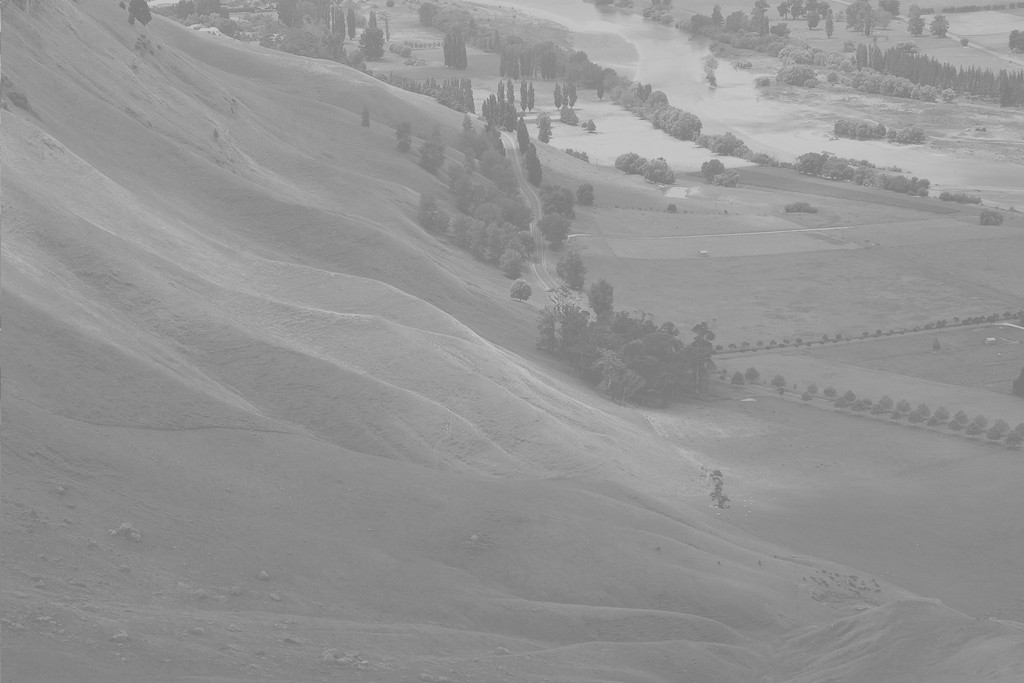
#> input picture hist_equ.jpg, 1024 x 683 px, given in place of street_video.mp4, which was not available
$ python image_processing.py   (older library calls are emulated)
#> lines starting #> are read from the running program, lines starting #| are printed output that depends on the picture; after the words box and inside, x2 and y2 are one past the last pixel; in counts of white or black regions, pixels touching at a corner belong together; pictures that were not available may be replaced by others from this repository, and a replacement may not be noted
# -*- coding: utf-8 -*-
"""
Created on Thu May 11 23:54:59 2023

@author: Mehmet Emin Ak
"""
#%% Video Okuma
import os
import cv2
import time

video_name = "street_video.mp4"

cap = cv2.VideoCapture(video_name)

print(cap.get(3))

if cap.isOpened() == False :
    print("Hata")


while True :
    ret , frame = cap.read()
#> frame is the input picture: shape (683, 1024, 3); min 114, max 208, mean 148

    if ret == True :
        #Image is successfully scaned
        time.sleep(0.01)
        cv2.imshow("Video" , frame)
    else :
        break

    if cv2.waitKey(1) & 0XFF == ord("q"):
#> (key q is pressed here)
        break
cap.release()
cv2.destroyAllWindows()

#%% Kamera Açma

cap = cv2.VideoCapture(0) # 0 default kameramızdır , bilgisayarda kaç kamera varsa o kadar yazılabilir

width = cap.get(cv2.CAP_PROP_FRAME_WIDTH) # Kameramızın frame genişliği
height = cap.get(cv2.CAP_PROP_FRAME_HEIGHT) # Kameramızın frame yüksekliği

#Video kaydet
writer = cv2.VideoWriter("video.mp4",cv2.VideoWriter_fourcc(*"DIVX"),20,(int(width),int(height)))
#Video write four cc çerçeveleri sıkıştırmak için kullanılır

while True :
    ret , frame = cap.read()

    cv2.imshow("Video" , frame)

    #Save (Writer ı bir frame deposu olarak düşünebilirsin)
    writer.write(frame)

    if cv2.waitKey(1) & 0xFF == ord("q") : break
#> (key q is pressed here)

cap.release()
writer.release()
cv2.destroyAllWindows()


#%%  Resimleri yeniden boyutlandırma ve kırpma
import os
import cv2

img = cv2.imread("lenna.png",1)
newImg = cv2.resize(img , (15,15))
print(newImg.shape)
#| (15, 15, 3)
cv2.imshow("Resized",newImg)
cv2.imshow("Normal",img)
imCroped = img[:200,0:300] # 200x300 lük bir resim elde ederiz
cv2.imshow("kirpilmis",imCroped)

#%% Resmin üzerine şekil çizdirme (Nesne tespiti çin) ve resmin üzerine yazı yazdırmak

import cv2
import numpy as np

#resim olşutur
img = np.zeros((512,512,3) , np.uint8) #Siyah bir resim
print(img.shape)
cv2.imshow("Siyah" , img)
cv2.line(img ,(0,0) , (512,0) , (0,255,0) , 3) # Üzerine line ekleme (resim , başlangıç noktası , bitiş noktası ,line' ın !bgr! renk kodu)

cv2.imshow("With Line", img) #Çigili resmi bastır

#Diktörtgen çizdirme
# Parametreler (resim , başlangıç , bitiş , bgr kodu)
cv2.rectangle(img,(0,0) , (256,256),(255,0,0) ,5)
cv2.imshow("Diktortgen" , img)

#Daire çizdirme
cv2.circle(img,(256,256) , 100 , (255,255,255),cv2.FILLED)
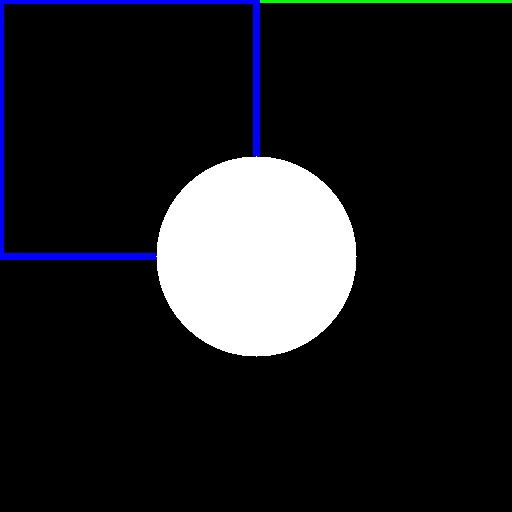
#> img: shape (512, 512, 3); mean B, G, R 34.7, 31.3, 30.6
cv2.imshow("circle",img)

#Yazı Yazdırma

cv2.putText(img,"Resim",(0,0),cv2.FONT_HERSHEY_COMPLEX,1, (255,255,255))
#> img: shape (512, 512, 3); 0.02% of pixels changed, all inside (x1, y1, x2, y2) = (2, 0, 101, 1)

cv2.imshow("Yazili" , img)

#%% Resimlerin birleştirilmesi
import cv2
import numpy as np

img = cv2.imread("lenna.png")
cv2.imshow("Original",img)

#Yan yana concat numpy ın htack i sayesinde yapabiliriz
hor = np.hstack((img,img))
cv2.imshow("Horizantal Concat",hor)

#Dikey olarak concat

verti = np.vstack((img,img))
cv2.imshow("Vertical",verti)

#%% Perspektif Çarpıtma , Düzeltme
import cv2
import numpy as np


cardImg = cv2.imread("kart.png")
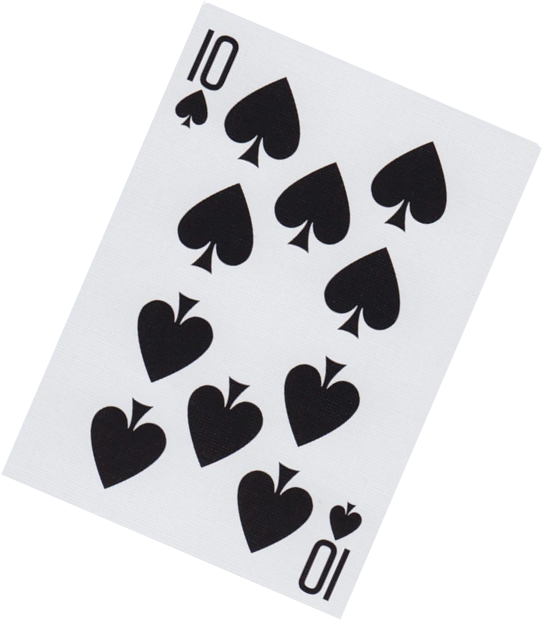
#> input picture kart.png, 544 x 620 px
#> cardImg is the input picture: shape (620, 544, 3); mean B, G, R 214.7, 212.3, 212.1
cv2.imshow("Original" , cardImg)

#Çevirmek için transform matrislerini kullanıcaz
#Ama önce en köşe matrislerin konumunu almalıyız

width = 400
height = 400

#Bu ilk pointi paintten aldık
#Çevirmek istediğim kartın 4 bir köşesinin koordinatları
point1 =  np.float32(([203,1],[1,472],[540,150],[338,617]))

#Çevirdikten sonra olması gereken kart köşeleri
point2 = np.float32(([0,0], [0,height] , [width,0] , [width,height]))

matrix = cv2.getPerspectiveTransform(point1,point2)
transformedImg = cv2.warpPerspective(cardImg,matrix,(width,height))
cv2.imshow("Transformed",transformedImg)


#%% Resimleri karıştırarak ter resim elde etme
import cv2
import matplotlib.pyplot as plt

img1 = cv2.imread("img1.jpg")
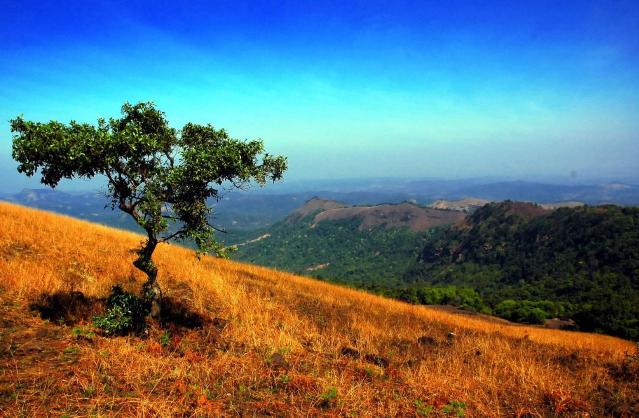
#> input picture img1.png, 1278 x 836 px, given in place of img1.jpg, which was not available (shown at 1/2 size)
#> img1 is the input picture: shape (836, 1278, 3); mean B, G, R 118.6, 113.4, 96
img2 = cv2.imread("img2.jpg")
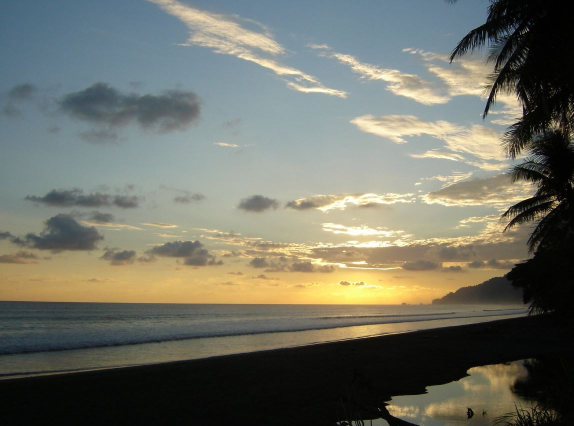
#> input picture img2.JPG, 1147 x 852 px, found by its file name (shown at 1/2 size)
#> img2 is the input picture: shape (852, 1147, 3); mean B, G, R 102.2, 113.4, 112

img2 = cv2.cvtColor(img1 , cv2.COLOR_BGR2RGB)
#> img2: shape (836, 1278, 3)


#Convert colorr BGR to RGB
img2 = cv2.cvtColor(img1 , cv2.COLOR_BGR2RGB)


#Resimleri aynı shape e getirme


img1 = cv2.imread("img1.jpg")
img2 = cv2.imread("img2.jpg")

img1 = cv2.resize(img1 , (600,600))
#> img1: shape (600, 600, 3)
img2 = cv2.resize(img1 , (600,600))

print(img1.shape,img1.shape)
#| (600, 600, 3) (600, 600, 3)

# Karıstırılmıs resim = alpha .* img 1 + beta * img2
#addWeighted fonk sayesinde iki resmi karıştırabiliyoruz
blended = cv2.addWeighted(src1 = img1,alpha = 0.1,src2 = img2,beta = 0.9, gamma = 0.3)
plt.figure()
plt.imshow(blended)
print(blended.shape)
#| (600, 600, 3)


#%% Görüntülerin eşik değerlerini eşitleme
#(Thresholding) (Eşik değerin üzerindeki pikselleri gösterme , diğerlerini göstermeme)

import cv2
import matplotlib.pyplot as plt

img1 = cv2.imread("img1.jpg" ,0)
#> img1: shape (836, 1278); min 0, max 255, mean 108.7
plt.figure()

#Color map i gray tabanlı yapıyoruz ikinci parametre ile silip farkı görebilirsin

plt.imshow(img1 , cmap = "gray")
plt.axis("off")
plt.show()

#Eşikleme
_ , threshedImg = cv2.threshold(img1,thresh = 60,maxval = 255,type = cv2.THRESH_BINARY)
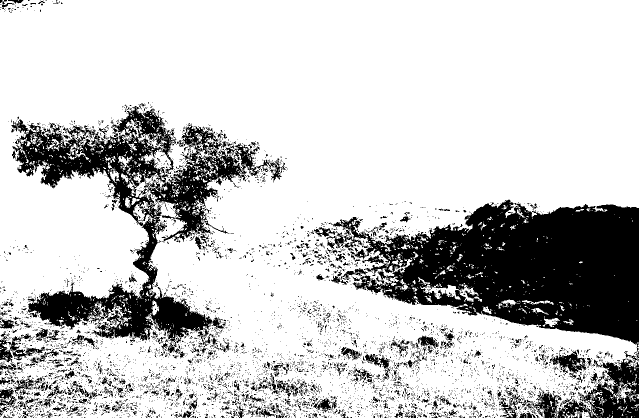
#> threshedImg: shape (836, 1278) (shown at 1/2 size); 78.7% white; 5944 black regions (5552 under 20 px), largest, box (x1, y1, x2, y2) and area: (653, 399, 1278, 695) 102755, (23, 212, 573, 706) 66377, (1069, 717, 1278, 836) 10191

plt.figure()
plt.imshow(threshedImg ,cmap = "gray")
plt.show()


#%% Adaptif (Uyarlamalı Thresholding)
import cv2
import matplotlib.pyplot as plt
img1 = cv2.imread("img1.png")

gray_img = cv2.cvtColor(img1, cv2.COLOR_BGR2GRAY)

thresh_img = cv2.adaptiveThreshold(gray_img, 255, cv2.ADAPTIVE_THRESH_MEAN_C, cv2.THRESH_BINARY, 11, 8)
#> thresh_img: shape (836, 1278); 79.6% white; black in thin lines or dots

cv2.imshow("deneme",thresh_img)


#%% Blurring (Bulanıklaştırma) Detayı azaltır ve gürültüyü engeller
#OpenCV de 3 çeşit bulanıklatırma vardır
#Ortalama Bulanıklaştırma
#Gauss Bulanıklaştırma
#Medyan Bulanıklaştırma

import cv2
import matplotlib.pyplot as plt
import numpy as np #Gürültü oluşturmak için

img = cv2.imread("NYC.jpg")
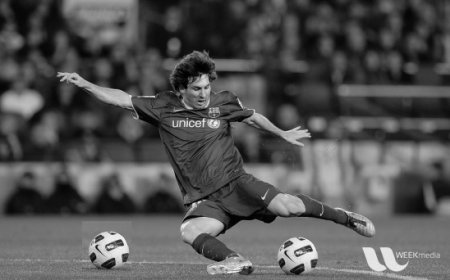
#> input picture messi_white.png, 450 x 280 px, given in place of NYC.jpg, which was not available
#> img is the input picture: shape (280, 450, 3); min 0, max 252, mean 83.2
img = cv2.cvtColor(img,cv2.COLOR_BGR2RGB)

plt.figure()
plt.imshow(img)
plt.title("Original")
plt.axis("off")
plt.show()

"""
    Ortalama Bulanıklaştırma (Bir filtre oluyor bu kutu
    filtre her bir pikseli dolaşıyor , ortalamasını
    alıyor ve gezdiği pikselin değerini değiştiriyor)
    Filtre kutusuna kernel deniyor
"""
dst = cv2.blur(img,ksize = (3,3))
plt.figure() , plt.imshow(dst) , plt.axis("off") , plt.title("Ortalama blur")

"""
    Gausian Blur (Gause noise unu elimine eder)

"""
gb = cv2.GaussianBlur(dst, (3,3), 7)
plt.figure(), plt.imshow(gb), plt.axis("off"), plt.title("Gauss Blur") , plt.show()


"""
Medyan Blur
Kernel filtre kutucuğunu düzleştirdiğimizi düşünelim mesela
3x3 lük kernel vektörel tek boyutlu 9 elemanlı bir dizi olur.
 Bu vektörü sıralayıp ortadaki değeri merkez piksele yazar
"""
mb = cv2.medianBlur(img,3)

plt.figure(),plt.imshow(mb) , plt.axis("off") , plt.title("Medyan Blur"), plt.show()


def gaussinNoise(image):

    row , col , ch = image.shape
#> row = 280; col = 450; ch = 3

    """
    Bir gaus noise u oluşturmak için ortalama
    değere ve strand .sapma ya ihtiyaç var
    """
    mean = 0
    varyans =  0.05 #Stnadart sapmayı bulmak için çünkü std. sapma varyansın kareköküdür

    sigma = varyans **0.5

    #Gaussianın diğer adı normal dağılımdır
    gauss = np.random.normal(mean,sigma, (row,col,ch))

    #Gaus noise u elde ettik yukarıda

    gauss = gauss.reshape(row,col,ch)

    noisyImage = image + gauss
    return noisyImage

#Gürültüyü eklemek için normalizasyon yapıcaz yani tüm resim piksellerini 0 ile 1 arasına getircez
img = cv2.imread("NYC.jpg")
img = cv2.cvtColor(img,cv2.COLOR_BGR2RGB) / 255 #Normalizasyon işlemi tam burada oluyor

plt.figure(), plt.imshow(img), plt.show()

gausianNoisyImage = gaussinNoise(img)

plt.figure(), plt.imshow(gausianNoisyImage), plt.show()
#> figure, not shown here; B, G, R data is drawn as R, G, B

#Gausian noisy li image in gürültüsünü giderme


gb2 = cv2.GaussianBlur(gausianNoisyImage, (3,3), 7)
plt.figure(), plt.imshow(gb2), plt.axis("off"), plt.title("With Gauss Blur") , plt.show()
#> figure, not shown here; B, G, R data is drawn as R, G, B


#%% Morfolojik Operasyonlar


import cv2
import matplotlib.pyplot as plt
import numpy as np

img = cv2.imread("datai_team.jpg" , 0)
#> img: shape (280, 450); min 0, max 252, mean 83.2

plt.figure(),plt.imshow(img , cmap = "gray"),plt.axis("off"),plt.title("Original Image")

#   Erozyon (Sınırları küçültüyoruz) (Beyazlıkları azaltıyor)

kernel = np.ones((5,5), dtype = np.uint8)
result = cv2.erode(img, kernel , iterations = 1)

plt.figure(),plt.imshow(result , cmap = "gray"),plt.axis("off"),plt.title("Iteration Image")

# Erozyonun tersi genişleme (Dilateion)

result2 = cv2.dilate(img , kernel , iterations = 1)
plt.figure(),plt.imshow(result2 , cmap = "gray"),plt.axis("off"),plt.title("Dilation Image")


#Açılma Yöntemi (Beyaz gürültüyü önlemek için kullanılır)
whiteNoise = np.random.randint(0,2,size= img.shape[:2])
whiteNoise = whiteNoise * 255
plt.figure(),plt.imshow(whiteNoise , cmap = "gray"),plt.show()

#Beyaz gürültülü resim
noise_img = whiteNoise + img
plt.figure(),plt.imshow(noise_img , cmap = "gray"),plt.show()

#Beyaz gürültülü resmi açma

opening = cv2.morphologyEx(noise_img.astype(np.float32) , cv2.MORPH_OPEN, kernel)
plt.figure(),plt.imshow(opening , cmap = "gray"),plt.show()

#Black Noise
blackNoise = np.random.randint(0,2,size=img.shape[:2])
blackNoise = blackNoise * -255

plt.figure(),plt.imshow(blackNoise , cmap = "gray"),plt.show()


#gradient (Kenar tespiti yapar) (Bu örnekte yazı üzerindeki)
gradient = cv2.morphologyEx(img , cv2.MORPH_GRADIENT, kernel)
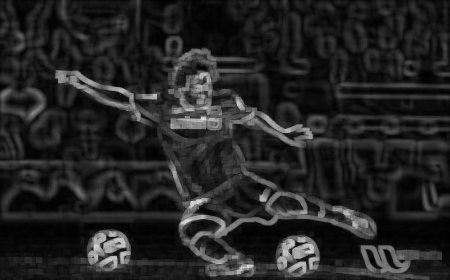
#> gradient: shape (280, 450); min 1, max 224, mean 36.5
plt.figure(),plt.imshow(gradient , cmap = "gray"),plt.show()


#%% Gradyanlar (Görüntü gradyanı ,görüntüdeki yoğunluk veya renkteki yönlü bir değişikliktir)
#Kenar algılamada kullanılır

import cv2
import matplotlib.pyplot as plt
import numpy as np

img = cv2.imread("sudoku.jpg",0)
#> (the run stopped early here; a loop or call above may not have finished)
